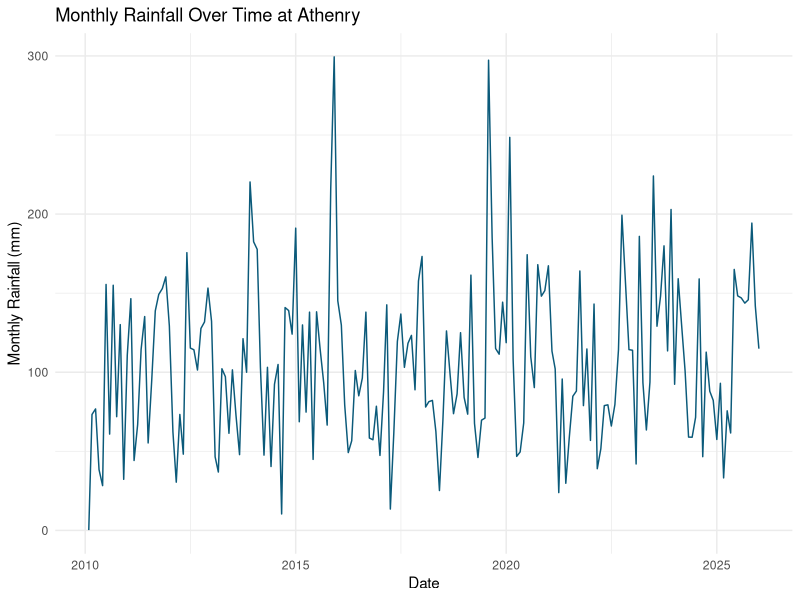
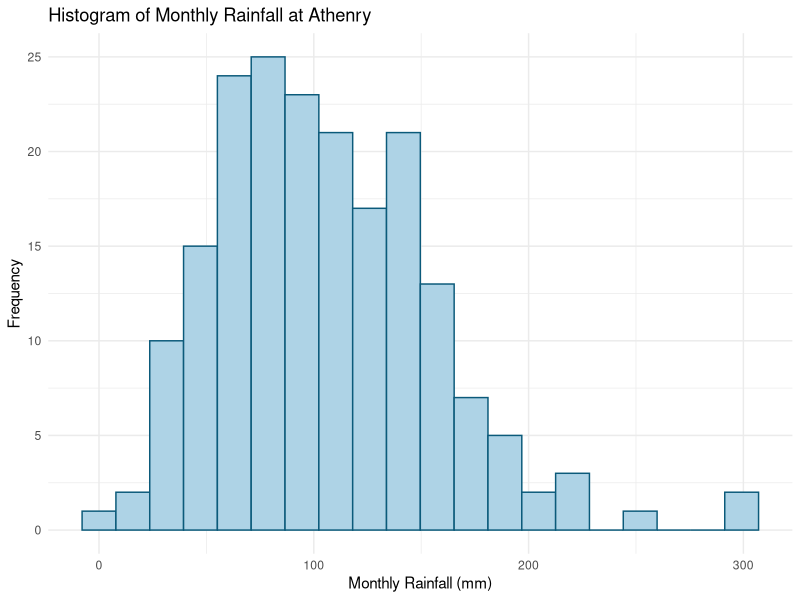
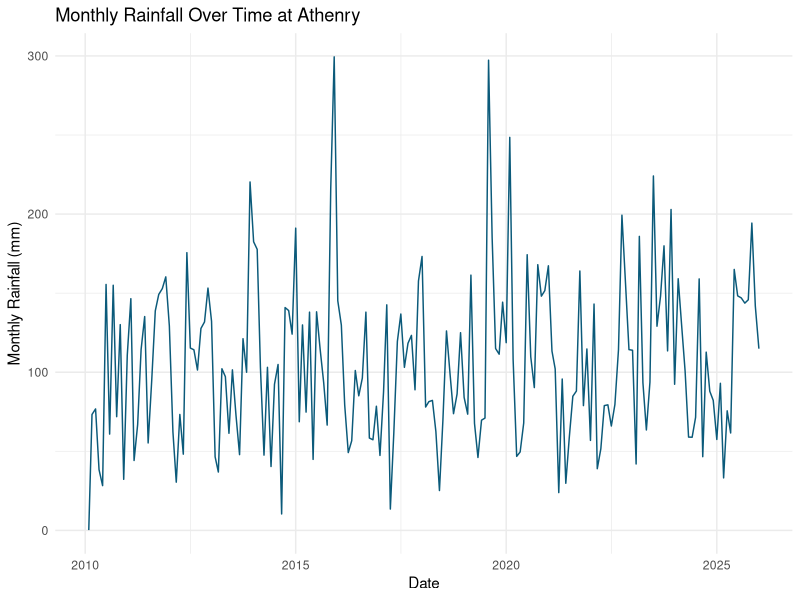
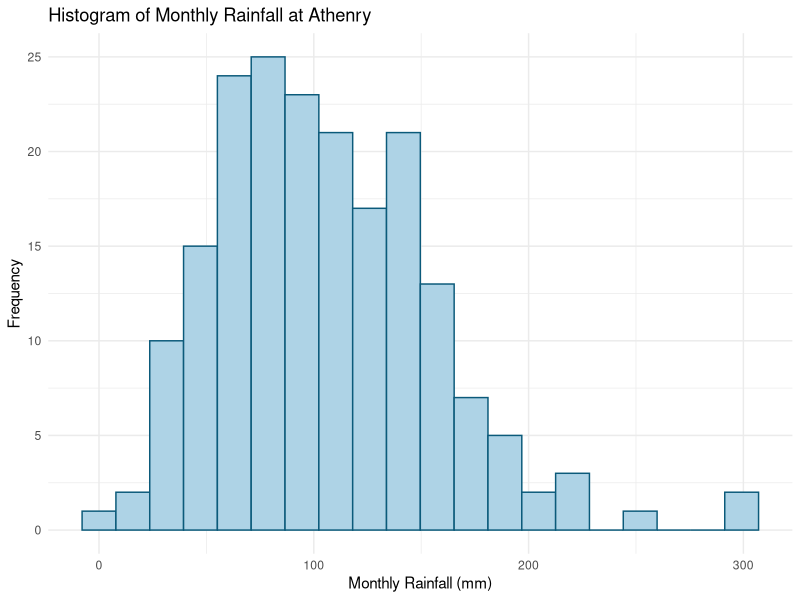

The R script that drew these images, in order: (Note: this script raises an error after producing the figures.)
# installs the needed packages for R
if (!requireNamespace("tidyverse", quietly = TRUE)) install.packages("tidyverse")
if (!requireNamespace("forecast",  quietly = TRUE)) install.packages("forecast")

# loads the libraries/packages for the assignment
library(tidyverse)
library(forecast)

# imports the data from the assignment excel sheet
weather <- read_csv(
  "Data Athenry.csv",
  skip = 24, # ignore the first 24 lines of the excel file which are metadata
  na = c("", " ", "NA"), # treats blanks as missing values
  show_col_types = FALSE
)

# keeps only needed columns and cleans the data
weather <- weather %>%
  select(date, maxtp, mintp, rain) %>%
  mutate(
    date = as.Date(date, format = "%d-%b-%Y"),
    maxtp = as.numeric(maxtp), 
    mintp = as.numeric(mintp),
    rain = as.numeric(rain),
    mean_temp = (maxtp + mintp) / 2, # calculates the average daily temperature
    year = as.integer(format(date, "%Y")), # extracts the year and month from each date
    month_num = as.integer(format(date, "%m")), 
    month_name = factor(month.abb[month_num], levels = month.abb)
  )

# monthly rainfall totals
monthly_rain <- weather %>%
  group_by(year, month_num, month_name) %>% # used for the rainfall graphs
  summarise(monthly_rain = sum(rain, na.rm = TRUE), .groups = "drop") %>%
  mutate(month_date = as.Date(paste(year, month_num, "01", sep = "-")))

# plot 1: monthly rainfall over time
p1 <- ggplot(monthly_rain, aes(x = month_date, y = monthly_rain)) +
  geom_line(color = "#0B5A7A") +
  labs(
    title = "Monthly Rainfall Over Time at Athenry",
    x = "Date",
    y = "Monthly Rainfall (mm)"
  ) +
  theme_minimal()

# outputs the plot 1
print(p1) 
ggsave("monthly_rainfall_time_plot.png", plot = p1, width = 8, height = 5)

# plot 2: histogram of monthly rainfall
p2 <- ggplot(monthly_rain, aes(x = monthly_rain)) +
  geom_histogram(bins = 20, fill = "#AED3E6", color = "#0B5A7A") +
  labs(
    title = "Histogram of Monthly Rainfall at Athenry",
    x = "Monthly Rainfall (mm)",
    y = "Frequency"
  ) +
  theme_minimal()

# outputs the plot 2
print(p2)
ggsave("monthly_rainfall_histogram.png", plot = p2, width = 8, height = 5)

# getting the wettest month
wettest_month_totals <- monthly_rain %>%
  group_by(month_name) %>%
  summarise(avg_monthly_rain = mean(monthly_rain, na.rm = TRUE), .groups = "drop") %>%
  arrange(desc(avg_monthly_rain))

print(wettest_month_totals)

# probability of a rainy day
prob_rainy_day <- mean(weather$rain > 0, na.rm = TRUE) 
prob_rainy_day_percent <- prob_rainy_day * 100 # the percentage

print(prob_rainy_day)
print(prob_rainy_day_percent)

# month moving average
weather <- weather %>%
  arrange(date) %>%
  mutate(
    lta_mean_temp = as.numeric(ma(mean_temp, order = 31, centre = FALSE))
  )

# year for daily temperature plot
chosen_year <- 2020

temp_year <- weather %>%
  filter(year == chosen_year)

# quartiles
q1 <- quantile(temp_year$mean_temp, 0.25, na.rm = TRUE)
q2 <- quantile(temp_year$mean_temp, 0.50, na.rm = TRUE)
q3 <- quantile(temp_year$mean_temp, 0.75, na.rm = TRUE)

print(q1)
print(q2)
print(q3)

# plot 3: daily temperature vs long term average with quartiles
p3 <- ggplot(temp_year, aes(x = date)) +
  geom_line(aes(y = mean_temp, colour = "Daily Mean Temperature"), size = 0.8) +
  geom_line(aes(y = lta_mean_temp, colour = "31-day Long-Term Average"), size = 1)
  geom_hline(yintercept = q1, linetype = "dashed", colour = "#AED3E6") +
  geom_hline(yintercept = q2, linetype = "dashed", colour = "#0B5A7A") +
  geom_hline(yintercept = q3, linetype = "dashed", colour = "#1F6787") +
  labs(
    title = paste("Daily Mean Temperature vs Long-Term Average in", chosen_year),
    x = "Date",
    y = "Temperature (°C)",
    colour = "Legend"
  ) +
  theme_minimal()

# outputs the plot 3
print(p3)
ggsave("temperature_lta_quartiles_plot.png", plot = p3, width = 9, height = 5)
